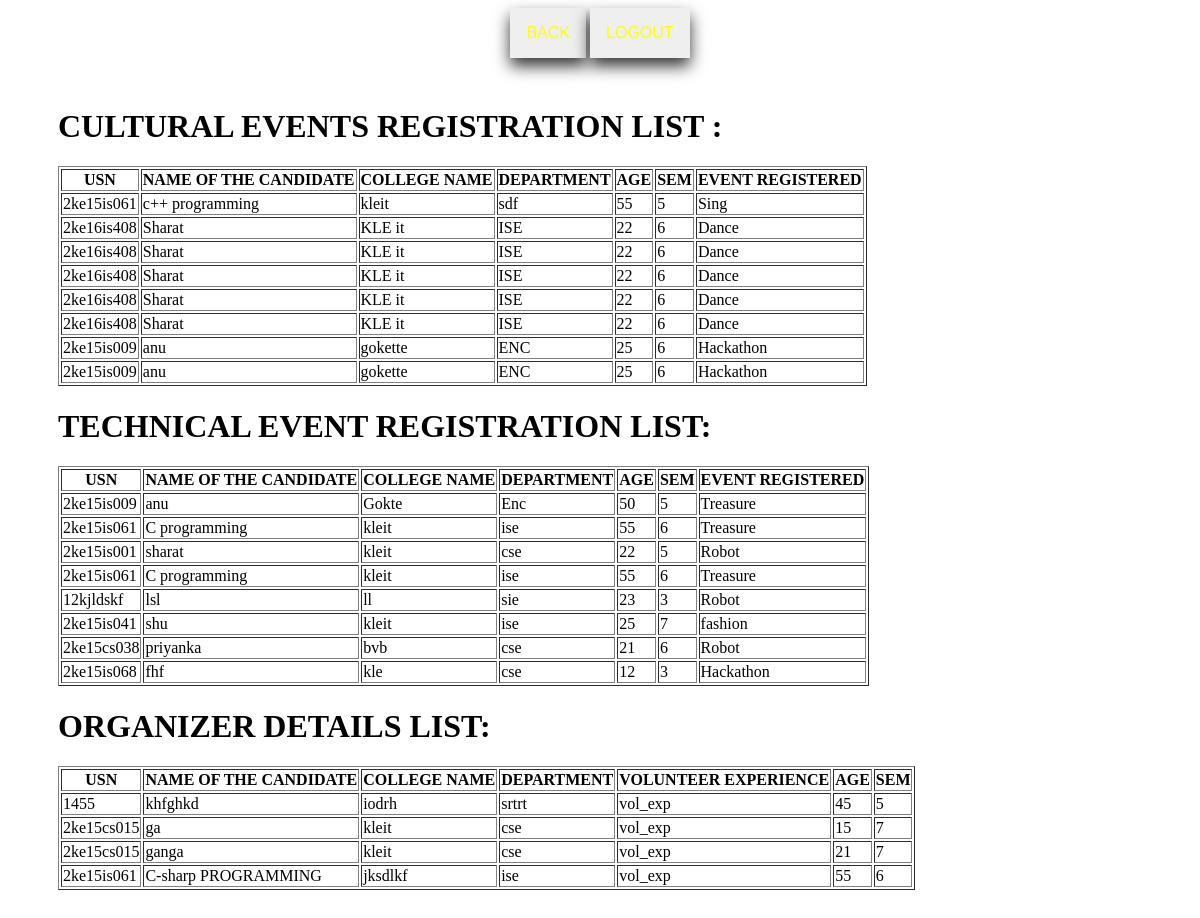
Page /admintable.php on the committed database.
### tables this page shows
CREATE TABLE IF NOT EXISTS `parti` (
  `usn` varchar(12) NOT NULL,
  `name` varchar(50) NOT NULL,
  `college` varchar(100) NOT NULL,
  `dept` varchar(27) NOT NULL,
  `age` int(2) NOT NULL,
  `sem` int(2) NOT NULL,
  `eve` varchar(20) NOT NULL
);

CREATE TABLE IF NOT EXISTS `tech_parti` (
  `usn` varchar(12) NOT NULL,
  `name` varchar(50) NOT NULL,
  `college` varchar(50) NOT NULL,
  `dept` varchar(27) NOT NULL,
  `age` int(2) NOT NULL,
  `sem` int(2) NOT NULL,
  `eve` varchar(30) NOT NULL
);

CREATE TABLE IF NOT EXISTS `volunteer` (
  `usn` varchar(12) NOT NULL,
  `name` varchar(50) NOT NULL,
  `college` varchar(100) NOT NULL,
  `dept` varchar(50) NOT NULL,
  `vol_exp` varchar(100) NOT NULL,
  `age` int(2) NOT NULL,
  `sem` int(2) NOT NULL,
  UNIQUE KEY `usn` (`usn`,`name`,`college`,`dept`,`vol_exp`,`age`,`sem`)
);

### admintable.php (the view, shortened to what this page needs)
  <!DOCTYPE html>
<html>
<head>
    <link href="css/menu.css" rel="stylesheet" type="text/css">
</head>
  <body>
<center>
  <div class="dropdown">
  <a href="admindata.php">
  <button class="dropbtn">BACK</button></a>
</div>
<div class="dropdown">
  <a href="manage.html">
  <button class="dropbtn">LOGOUT</button></a>
</div>
</center>
<div style="margin: 50px;">
    <h1> CULTURAL EVENTS REGISTRATION LIST : </h1>
<table border="1">
  <th> USN </th>
  <th> NAME OF THE CANDIDATE </th>
  <th> COLLEGE NAME  </th>
  <th> DEPARTMENT </th>
  <th> AGE </th>
  <th> SEM  </th>
  <th> EVENT REGISTERED  </th>
<?php
$result=mysql_query("select * from parti") or die(mysql_error());
while($row=mysql_fetch_array($result))
{
echo "<tr><td>";
echo $row[0];
echo "</td><td>";
echo $row[1];
echo "</td><td>";
echo $row[2];
echo "</td><td>";
echo $row[3];
echo "</td><td>";
echo $row[4];
echo "</td><td>";
echo $row[5];
echo "</td><td>";
echo $row[6];
echo "</td>";
}
?>
</table>
<h1> TECHNICAL EVENT REGISTRATION LIST: </h1>
<table border="1">
  <th> USN </th>
  <th> NAME OF THE CANDIDATE </th>
  <th> COLLEGE NAME  </th>
  <th> DEPARTMENT </th>
  <th> AGE </th>
  <th> SEM  </th>
  <th> EVENT REGISTERED  </th>
<?php
$result=mysql_query("select * from tech_parti") or die(mysql_error());
while($row=mysql_fetch_array($result))
{
echo "<tr><td>";
echo $row[0];
echo "</td><td>";
echo $row[1];
echo "</td><td>";
echo $row[2];
echo "</td><td>";
echo $row[3];
echo "</td><td>";
echo $row[4];
echo "</td><td>";
echo $row[5];
echo "</td><td>";
echo $row[6];
echo "</td>";
}
?>
</table>
<h1> ORGANIZER DETAILS LIST:  </h1>
<table border="1">
  <th> USN </th>
  <th> NAME OF THE CANDIDATE </th>
  <th> COLLEGE NAME  </th>
  <th> DEPARTMENT </th>
  <th> VOLUNTEER EXPERIENCE  </th>
  <th> AGE </th>
  <th> SEM  </th>
<?php
$result=mysql_query("select * from volunteer") or die(mysql_error());
while($row=mysql_fetch_array($result))
{
echo "<tr><td>";
echo $row[0];
echo "</td><td>";
echo $row[1];
echo "</td><td>";
echo $row[2];
echo "</td><td>";
echo $row[3];
echo "</td><td>";
echo $row[4];
echo "</td><td>";
echo $row[5];
echo "</td><td>";
echo $row[6];
echo "</td>";
}
?>
</table>
</body>
</html>

### css/menu.css (style rules this page uses)
.dropbtn { background-color:; color: yellow; padding: 16px; font-size: 16px; border: none; cursor: pointer; box-shadow: 0px 8px 16px 0px rgba(0,0,0,0.8) }
.dropdown { position: relative; display: inline-block; }

### admintable.php (style rules this page uses)
body { background-color: #FFFFFF; background-repeat: no-repeat; background-size: 100%; }

### rows in the picture
parti: usn "2ke15is061", name "c++ programming", college "kleit", dept "sdf", age "55", sem "5", eve "Sing"
parti: usn "2ke16is408", name "Sharat", college "KLE it", dept "ISE", age "22", sem "6", eve "Dance"
parti: usn "2ke16is408", name "Sharat", college "KLE it", dept "ISE", age "22", sem "6", eve "Dance"
parti: usn "2ke16is408", name "Sharat", college "KLE it", dept "ISE", age "22", sem "6", eve "Dance"
parti: usn "2ke16is408", name "Sharat", college "KLE it", dept "ISE", age "22", sem "6", eve "Dance"
parti: usn "2ke16is408", name "Sharat", college "KLE it", dept "ISE", age "22", sem "6", eve "Dance"
parti: usn "2ke15is009", name "anu", college "gokette", dept "ENC", age "25", sem "6", eve "Hackathon"
parti: usn "2ke15is009", name "anu", college "gokette", dept "ENC", age "25", sem "6", eve "Hackathon"
tech_parti: usn "2ke15is009", name "anu", college "Gokte", dept "Enc", age "50", sem "5", eve "Treasure"
tech_parti: usn "2ke15is061", name "C programming", college "kleit", dept "ise", age "55", sem "6", eve "Treasure"
tech_parti: usn "2ke15is001", name "sharat", college "kleit", dept "cse", age "22", sem "5", eve "Robot"
tech_parti: usn "2ke15is061", name "C programming", college "kleit", dept "ise", age "55", sem "6", eve "Treasure"
tech_parti: usn "12kjldskf", name "lsl", college "ll", dept "sie", age "23", sem "3", eve "Robot"
tech_parti: usn "2ke15is041", name "shu", college "kleit", dept "ise", age "25", sem "7", eve "fashion"
tech_parti: usn "2ke15cs038", name "priyanka", college "bvb", dept "cse", age "21", sem "6", eve "Robot"
tech_parti: usn "2ke15is068", name "fhf", college "kle", dept "cse", age "12", sem "3", eve "Hackathon"
volunteer: usn "1455", name "khfghkd", college "iodrh", dept "srtrt", vol_exp "vol_exp", age "45", sem "5"
volunteer: usn "2ke15cs015", name "ga", college "kleit", dept "cse", vol_exp "vol_exp", age "15", sem "7"
volunteer: usn "2ke15cs015", name "ganga", college "kleit", dept "cse", vol_exp "vol_exp", age "21", sem "7"
volunteer: usn "2ke15is061", name "C-sharp PROGRAMMING", college "jksdlkf", dept "ise", vol_exp "vol_exp", age "55", sem "6"
